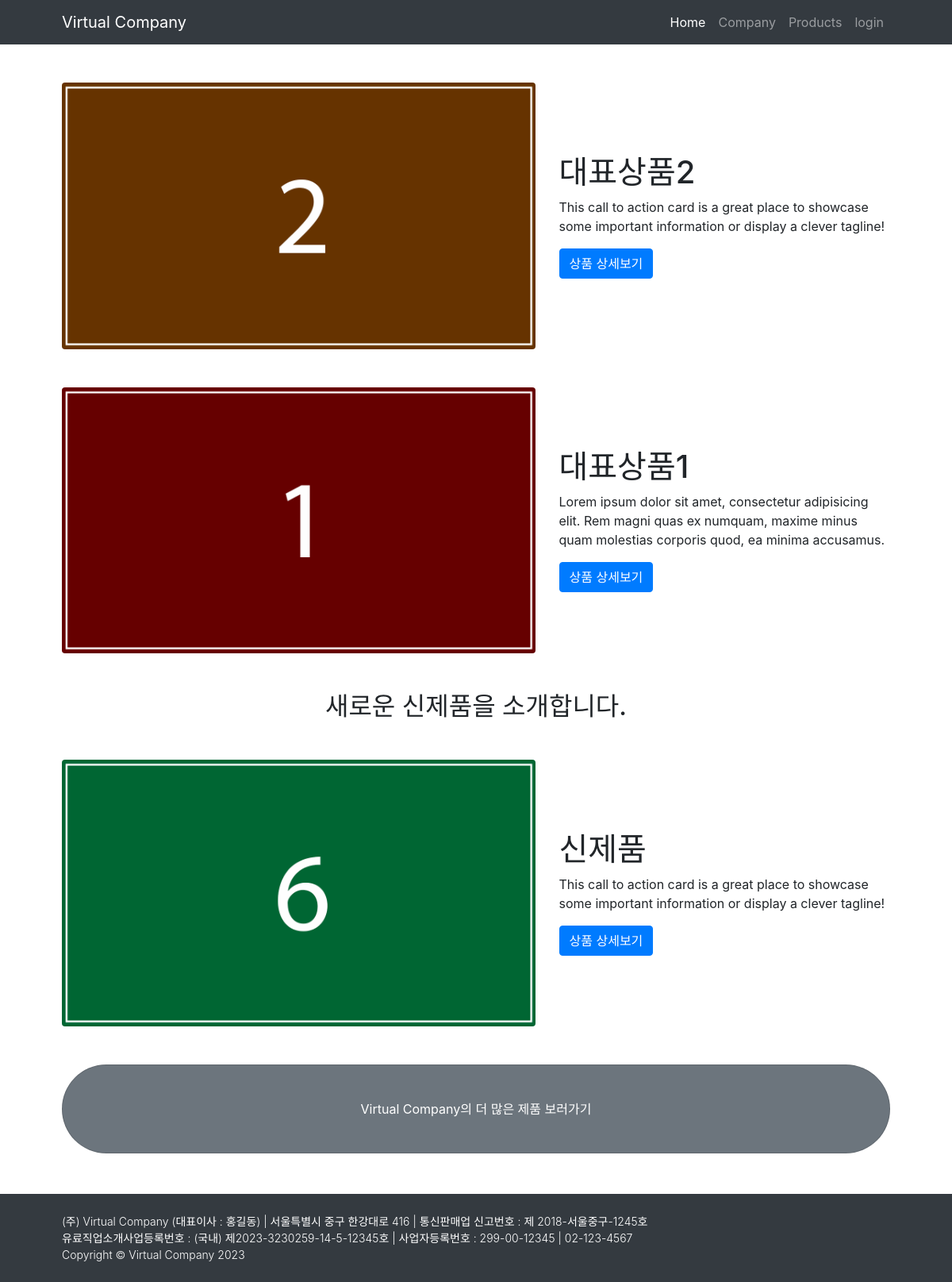
The page /mysite/ on the database its author committed.
### mysite/models.py (models this page shows, shortened)
class Product(models.Model):
    title = models.CharField(max_length=200)
    image = models.ImageField(upload_to='pics/%y%m/%d/',  null=True)
    sub_content = models.CharField(max_length=200, default='', null=True)
    content = models.TextField()
    pub_date = models.DateTimeField('date published')
    isMain = models.BooleanField()
    like = models.ManyToManyField(User, related_name='likes', blank=True)

### mysite/views.py (the view)
# urls.py: path('', views.index),
def index(req):
    content_list = Product.objects.order_by('-pub_date')
    context = {'content_list': content_list}
    return render(req, 'mysite/content_list.html', context)

### templates/mysite/content_list.html
{% extends 'base.html' %}
{% block content %}
<div class="container px-4 px-lg-5">
    {% if content_list %}
        {% for content in content_list %}
            {% if content.isMain %}
            <div class="row gx-4 gx-lg-5 align-items-center my-5">
                <div class="col-lg-7"><img class="img-fluid rounded mb-4 mb-lg-0" src="{{ content.image.url }}" alt="..." /></div>
                <div class="col-lg-5">
                    <h1>{{content.title}}</h1>
                    <p>{{content.sub_content}}</p>
                    <a class="btn btn-primary" href="{% url 'detail' content.id %}">상품 상세보기</a>
                </div>
            </div>
            {% endif %}
        {% endfor %}
        {% with latest_content=content_list.first %}
        <div class="h2 text-center">새로운 신제품을 소개합니다.</div>
        <div class="row gx-4 gx-lg-5 align-items-center my-5">
            <div class="col-lg-7"><img class="img-fluid rounded mb-4 mb-lg-0" src="{{ latest_content.image.url }}" alt="..." /></div>
            <div class="col-lg-5">
                <h1>{{latest_content.title}}</h1>
                <p>{{latest_content.sub_content}}</p>
                <a class="btn btn-primary" href="{% url 'detail' latest_content.id %}">상품 상세보기</a>
            </div>
        </div>
        {% endwith %}
    {% else %}
        <p>content가 없습니다.</p>
    {% endif %}
    <div class="card text-white bg-secondary my-5 py-3 text-center rounded-pill">
        <a class="btn" href="/mysite/products/">
            <div class="card-body"><p class="text-white m-0">Virtual Company의 더 많은 제품 보러가기</p></div>
        </a>
    </div>
</div>
{% endblock %}

### rows shown on the page
Product: image (picture), title "대표상품2", sub_content "This call to action card is a great place to showcase some important information or display a clever tagline!"
Product: image (picture), title "대표상품1", sub_content "Lorem ipsum dolor sit amet, consectetur adipisicing elit. Rem magni quas ex numquam, maxime minus quam molestias corporis quod, ea minima accusamus."
Product: image (picture), title "신제품", sub_content "This call to action card is a great place to showcase some important information or display a clever tagline!"
